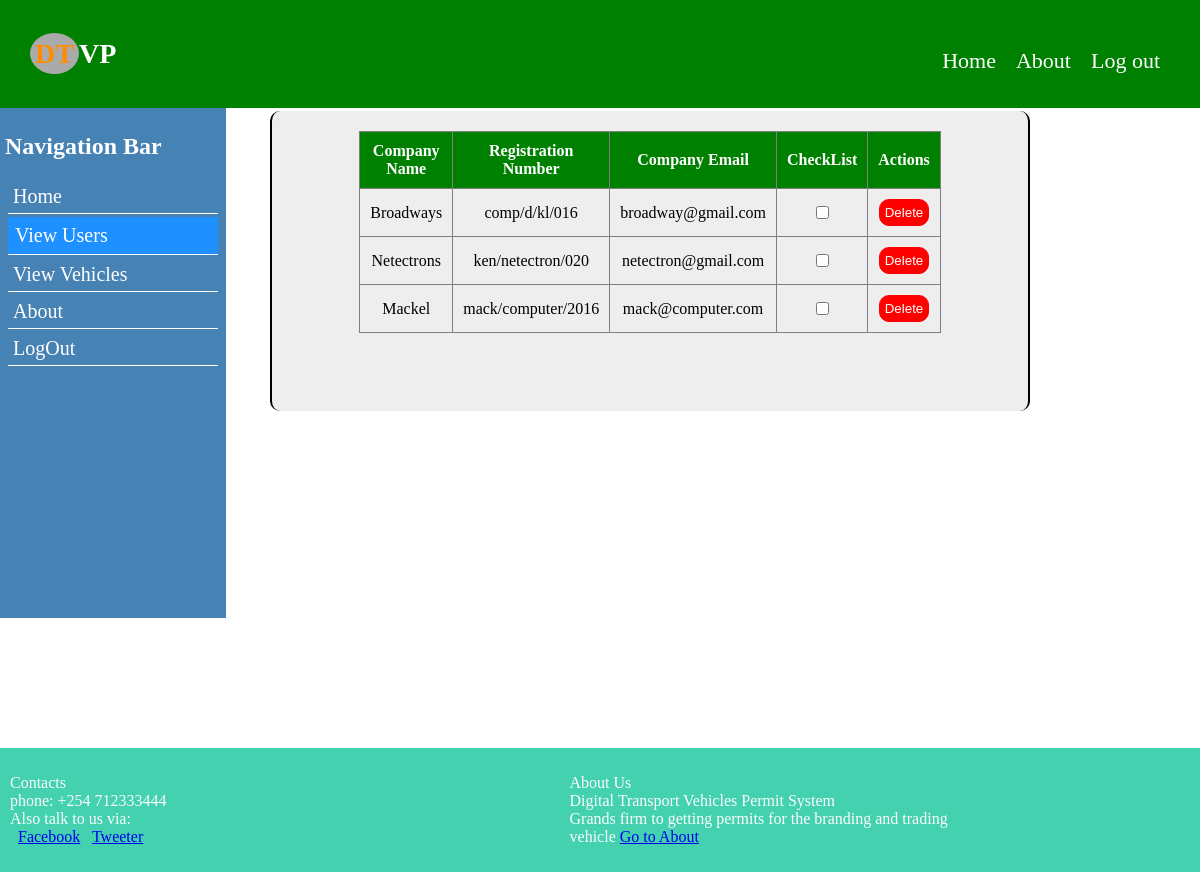
Page /admin/adm-users.php (signed in) on the committed database.
### tables this page shows
CREATE TABLE `user` (
  `userID` int(11) NOT NULL,
  `comp_name` varchar(50) NOT NULL,
  `comp_reg` varchar(50) NOT NULL,
  `email` varchar(100) NOT NULL,
  `pass` varchar(20) NOT NULL,
  `cpass` varchar(20) NOT NULL
);

### admin/adm-users.php (the view, shortened to what this page needs)
<?php
	include('adm-header.php');
?>
<div class="container">
	<div class="sidebar">
		<h2>Navigation Bar</h2>
		<li><a class="a" href="adm-home.php">Home</a></li>
		<li><a class="a hightlight" href="adm-users.php">View Users</a></li>
		<li><a class="a" href="adm-veh.php">View Vehicles</a></li>
		<li><a class="a" href="adm-about.php">About</a></li>
		<li><a class="a" href="adm-logout.php">LogOut</a></li>
	</div>
<?php
	$user = mysqli_query($con, "select * from user");
	$user_no = mysqli_num_rows($user);
	?>
	<div class="main" style="background-color: #eee; border-radius: 10px;">
		<table border="1">
			<tr>
				<th>Company Name</th>
				<th>Registration Number</th>
				<th>Company Email</th>
				<th>CheckList</th>
				<th>Actions</th>
			</tr>
	<?php
	if ($user_no > 0) {
		while ($row = mysqli_fetch_assoc($user)) {
		?>
			<tr>
				<form action="" method="post">
					<td><?php echo $row['comp_name'] ?></td>
					<td><?php echo $row['comp_reg'] ?></td>
					<td><?php echo $row['email'] ?></td>
					<td><input type="checkbox" name="check" value="<?php echo $row['userID'] ?>" required></td>
					<td><input type="submit" name="dtl" value="Delete" class="dtl"></td>
				</form>
			</tr>
		<?php
		}
	}
?>
		</table>
	</div>
</div>
<?php include('adm-footer.php'); ?>

### css/login.css (style rules this page uses)
body { padding: 0px; margin: 0px; }
.container { width: 90%; margin: 30px auto; text-align: center; padding: 10px; }

### css/mainstyle.css (style rules this page uses)
.main { width: 90%; margin: 20px auto; text-align: center; }
table { border-collapse: collapse; width: 60%; margin: 20px auto; }

### css/adm-style.css (style rules this page uses)
.container { margin: 0px; padding: 0px; position: relative; min-height: 600px; overflow-y: scroll; }
.sidebar { position: absolute; left: 0px; top: 0px; background-color: steelblue; width: 20%; padding:5px; min-height: 500px; text-align: justify; }
li { list-style: none; }
.a { color: white; border-bottom: 1px solid white; font-size: 20px; font-family: elephant; text-decoration: none; padding: 5px; display: block; margin: 3px; }
.hightlight { background-color: dodgerblue; padding: 7px; }
.main { position: absolute; top: -17px; left: 25%; width: 70%; border-left: 2px solid black; border-right: 2px solid black; min-height: 300px; }

### admin/adm-users.php (style rules this page uses)
table { width: 80%; }
tr th { background-color: green; color: white; padding: 10px; }
tr td { padding: 10px; text-align: center; }
.dtl { background-color: red; color: white; border-radius: 10px; padding: 5px; border: 1px solid red; }

### admin/adm-footer.php (style rules this page uses)
h2 { color: white; }

### rows in the picture
user: comp_name "Broadways", comp_reg "comp/d/kl/016", email "broadway@gmail.com"
user: comp_name "Netectrons", comp_reg "ken/netectron/020", email "netectron@gmail.com"
user: comp_name "Mackel", comp_reg "mack/computer/2016", email "mack@computer.com"
